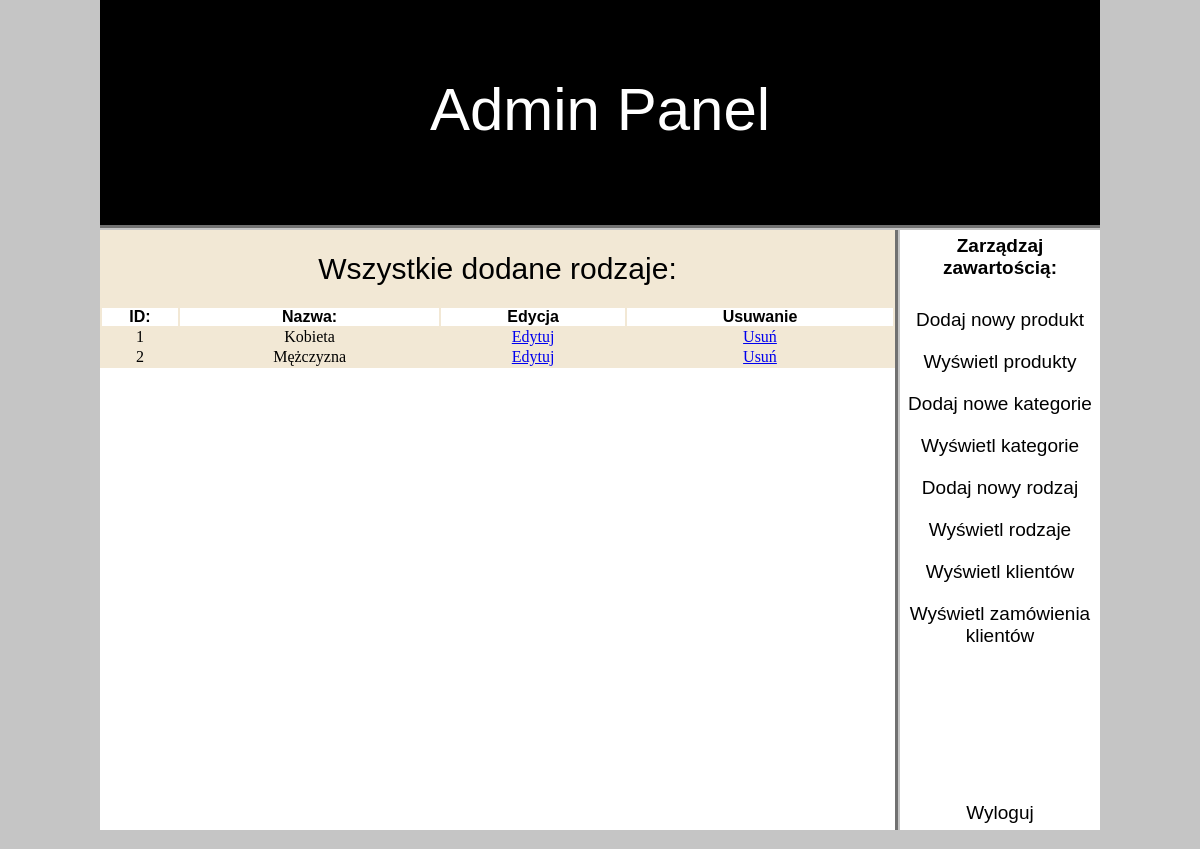
The page /Szopracz/Admin/index.php?view_types (signed in) on the database its author committed.
### tables this page shows
CREATE TABLE `rodzaj` (
  `rodzaj_id` int(100) NOT NULL,
  `rodzaj_nazwa` text NOT NULL
);

### Szopracz/Admin/view_types.php (the view)
<?php
if(!isset($_SESSION['user_email']))
{
    echo "<script>window.open('login.php', '_self')</script>";
}
else
{
?>
<table width="795" border="2" bgcolor="#f2e8d5">
<tr align="center">
    <td colspan="8"><h2 style="font-family: Arial, Helvetica, sans-serif; font-size: 30px; margin-top: 20px; margin-bottom: 20px;" >Wszystkie dodane rodzaje:</h2></td>
</tr>
<tr bgcolor="white">
    <td align="right" style="font-family: Arial, Helvetica, sans-serif; font-weight: bold; text-align: center;">ID:</td>
    <td align="right" style="font-family: Arial, Helvetica, sans-serif; font-weight: bold; text-align: center;">Nazwa:</td>
    <td align="right" style="font-family: Arial, Helvetica, sans-serif; font-weight: bold; text-align: center;">Edycja</td>
    <td align="right" style="font-family: Arial, Helvetica, sans-serif; font-weight: bold; text-align: center;">Usuwanie</td>
</tr>
<?php
    include("includes/db_connect.php");
    $get_type = "SELECT * FROM rodzaj";
    $run_type = mysqli_query($con, $get_type);
    while($row_type = mysqli_fetch_array($run_type))
    {
        $type_id = $row_type['rodzaj_id'];
        $type_name = $row_type['rodzaj_nazwa'];
?>
<tr align="center">
    <td><?php echo $type_id; ?></td>
    <td><?php echo $type_name; ?></td>
    <td><a href="index.php?edit_type=<?php echo $type_id; ?>">Edytuj</a></td>
    <td><a href="delete_type.php?delete_type=<?php echo $type_id; ?>" onclick="return confirm('Czy na pewno usunąć?')">Usuń</a></td>
</tr>
<?php } ?>
</table>
<?php } ?>

### Szopracz/Admin/styles/style.css (style rules this page uses)
html, body, div, span, applet, object, iframe, h1, h2, h3, h4, h5, h6, p, blockquote, pre, a, abbr, acronym, address, big, cite, code, del, dfn, em, img, ins, kbd, q, s, samp, small, strike, strong, sub, sup, tt, var, b, u, i, center, dl, dt, dd, ol, ul, li, fieldset, form, label, legend, table, caption, tbody, tfoot, thead, tr, th, td, article, aside, canvas, details, embed, figure, figcaption, footer, header, hgroup, menu, nav, output, ruby, section, summary, time, mark, audio, video { margin: 0; padding: 0; border: 0; font-size: 100%; font: inherit; vertical-align: baseline; }
body { background-color: #C5C5C5; }

### rows shown on the page
rodzaj: rodzaj_id "1", rodzaj_nazwa "Kobieta"
rodzaj: rodzaj_id "2", rodzaj_nazwa "Mężczyzna"
